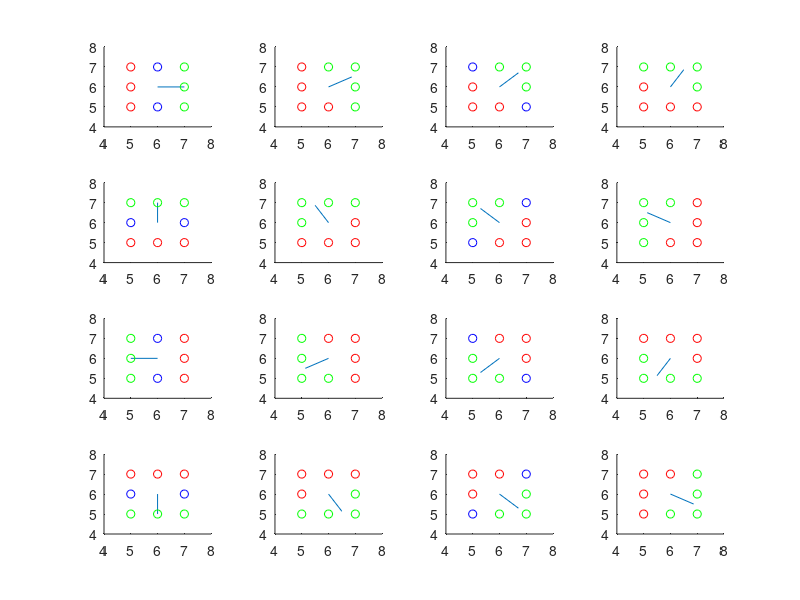

Write MATLAB code to recreate this figure.
% clear;
% close all;
% clc;
bikePos = [[5 5]; [5 6]; [5 7]; [6 5]; [6 7]; [7 5]; [7 6]; [7 7]];
% scatter(bikePos(:,1),bikePos(:,2))
curvepos = [6 6];
angle = [0 30 45 60 90 120 135 150 180 -150 -135 240 270 300 -45 330]';

for j= 1:16

    subplot(4,4,j);
    line([curvepos(1) curvepos(1)+cos(deg2rad(angle(j)))],[curvepos(2) curvepos(2)+sin(deg2rad(angle(j)))]);
    hold on;
    xlim([4 8])
    ylim([4 8])
    n = [cos(deg2rad(angle(j))) sin(deg2rad(angle(j)))];

    for i = 1:8
        usnit = dot([bikePos(i,1)-curvepos(1), bikePos(i,2)-curvepos(2)],n); 
        if(usnit > 0.00000000001)
            scatter(bikePos(i,1),bikePos(i,2),'g');
        elseif(abs(usnit) < 0.00000000001) 
            scatter(bikePos(i,1),bikePos(i,2),'b');
        else
            scatter(bikePos(i,1),bikePos(i,2),'r');
        end
    end
end

%Same as in Simulink choosing where the bicycle is on the planned path so
%the bicycle have a correct point on the path to measure the error. 
%Also required when lateral control is implemented on a real bicycle.
function [y,io] = SimulinkPosChooser(path,bike,i)
    j = i;
    usnit = 1;
    y = path(j,:);
    io = 1;
    while(j < length(path) && usnit >= 0)
        n = [cos(path(j,3)) sin(path(j,3))];
        usnit = dot([bike(1)-path(j,1), bike(2)-path(j,2)],n); 
        if(usnit >= 0)
           y =  path(j,:);
           io = j;
        end
        j = j+1;
    end
end